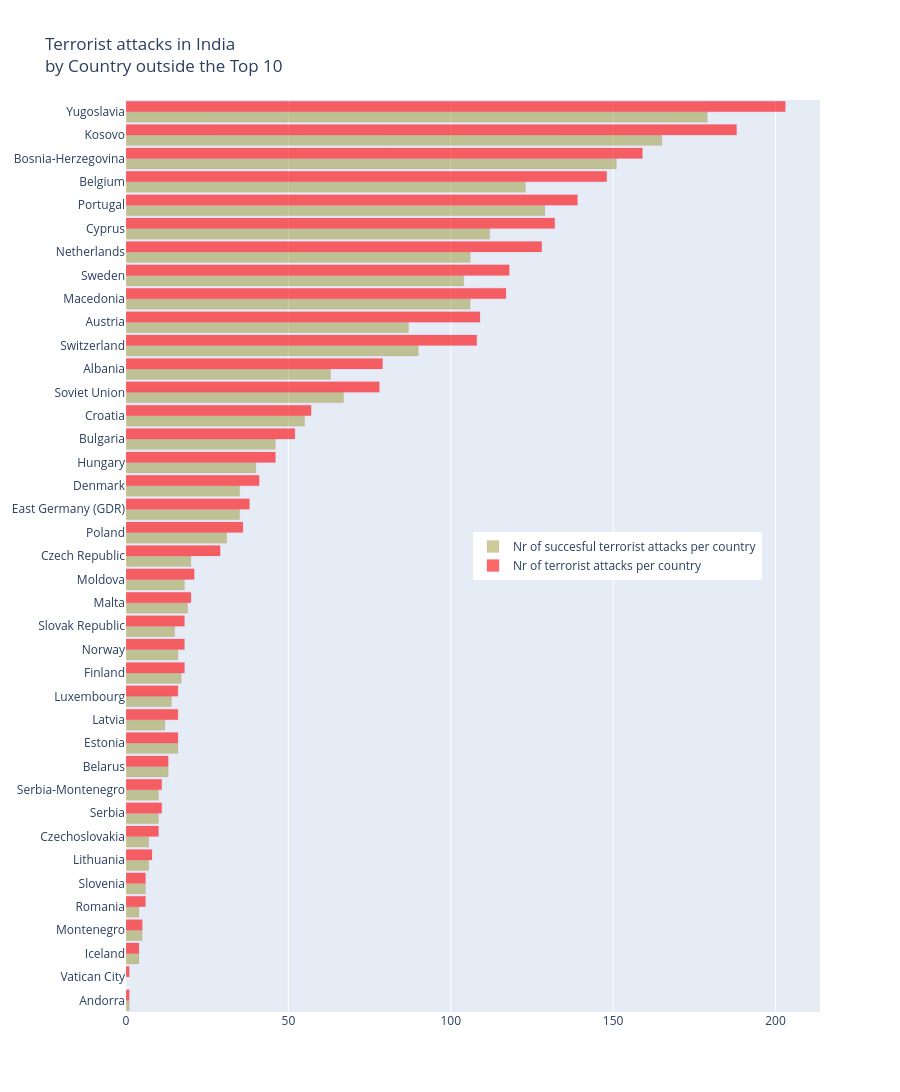

The notebook cell this image was saved under:
### Code cell
trace1 = go.Bar(
    y=['Andorra','Vatican City','Iceland','Montenegro','Romania','Slovenia','Lithuania','Czechoslovakia',
       'Serbia','Serbia-Montenegro','Belarus','Estonia','Latvia','Luxembourg','Finland','Norway','Slovak Republic',
       'Malta','Moldova','Czech Republic','Poland','East Germany (GDR)','Denmark','Hungary','Bulgaria','Croatia',
       'Soviet Union','Albania','Switzerland','Austria','Macedonia','Sweden','Netherlands','Cyprus','Portugal',
       'Belgium','Bosnia-Herzegovina','Kosovo','Yugoslavia'],
    x=[1,1,4,5,6,6,8,10,11,11,13,16,16,16,18,18,18,20,21,29,36,38,41,46,52,57,78,79,108,109,117,118,128,132,139,148,159,188,203],
    name='Nr of terrorist attacks per country',
    orientation = 'h',
    marker = dict(
        color = 'rgba(255,0,0, 0.6)',
        line = dict(
            color = 'rgba(246, 78, 139, 0.2)',
            width = 1)))

trace2 = go.Bar(
    y=['Andorra','Vatican City','Iceland','Montenegro','Romania','Slovenia','Lithuania','Czechoslovakia',
       'Serbia','Serbia-Montenegro','Belarus','Estonia','Latvia','Luxembourg','Finland','Norway','Slovak Republic',
       'Malta','Moldova','Czech Republic','Poland','East Germany (GDR)','Denmark','Hungary','Bulgaria','Croatia',
       'Soviet Union','Albania','Switzerland','Austria','Macedonia','Sweden','Netherlands','Cyprus','Portugal',
       'Belgium','Bosnia-Herzegovina','Kosovo','Yugoslavia'],
    x=[1,0,4,5,4,6,7,7,10,10,13,16,12,14,17,16,15,19,18,20,31,35,35,40,46,55,67,63,90,87,106,104,106,112,129,123,151,165,179],
    name='Nr of succesful terrorist attacks per country',
    orientation = 'h',
    marker = dict(
        color = 'rgba(128,128,0, 0.4)',
        line = dict(
            color = 'rgba(246, 78, 139, 0.2)',
            width = 0.5)))

data = [trace2, trace1]
layout = go.Layout(
    legend=dict(x=0.5, y=0.5), # placing legend in the middle
    title = 'Terrorist attacks in India <br>by Country outside the Top 10',
    barmode='group',
    bargap=0.1,
    #bargroupgap=0.1,
    autosize=False,
    width=900,
    height=1500,
)

fig = go.Figure(data=data, layout=layout)
#iplot(fig)
fig.show()

### Figure 1 — Plotly figure (JSON) as saved in the notebook; plotly's stock layout.template omitted (floating-point values rounded to 4 significant figures)
{"data": [{"marker": {"color": "rgba(128,128,0, 0.4)", "line": {"color": "rgba(246, 78, 139, 0.2)", "width": 0.5}}, "name": "Nr of succesful terrorist attacks per country", "orientation": "h", "type": "bar", "x": [1, 0, 4, 5, 4, 6, 7, 7, 10, 10, 13, 16, 12, 14, 17, 16, 15, 19, 18, 20, 31, 35, 35, 40, 46, 55, 67, 63, 90, 87, 106, 104, 106, 112, 129, 123, 151, 165, 179], "y": ["Andorra", "Vatican City", "Iceland", "Montenegro", "Romania", "Slovenia", "Lithuania", "Czechoslovakia", "Serbia", "Serbia-Montenegro", "Belarus", "Estonia", "Latvia", "Luxembourg", "Finland", "Norway", "Slovak Republic", "Malta", "Moldova", "Czech Republic", "Poland", "East Germany (GDR)", "Denmark", "Hungary", "Bulgaria", "Croatia", "Soviet Union", "Albania", "Switzerland", "Austria", "Macedonia", "Sweden", "Netherlands", "Cyprus", "Portugal", "Belgium", "Bosnia-Herzegovina", "Kosovo", "Yugoslavia"]}, {"marker": {"color": "rgba(255,0,0, 0.6)", "line": {"color": "rgba(246, 78, 139, 0.2)", "width": 1}}, "name": "Nr of terrorist attacks per country", "orientation": "h", "type": "bar", "x": [1, 1, 4, 5, 6, 6, 8, 10, 11, 11, 13, 16, 16, 16, 18, 18, 18, 20, 21, 29, 36, 38, 41, 46, 52, 57, 78, 79, 108, 109, 117, 118, 128, 132, 139, 148, 159, 188, 203], "y": ["Andorra", "Vatican City", "Iceland", "Montenegro", "Romania", "Slovenia", "Lithuania", "Czechoslovakia", "Serbia", "Serbia-Montenegro", "Belarus", "Estonia", "Latvia", "Luxembourg", "Finland", "Norway", "Slovak Republic", "Malta", "Moldova", "Czech Republic", "Poland", "East Germany (GDR)", "Denmark", "Hungary", "Bulgaria", "Croatia", "Soviet Union", "Albania", "Switzerland", "Austria", "Macedonia", "Sweden", "Netherlands", "Cyprus", "Portugal", "Belgium", "Bosnia-Herzegovina", "Kosovo", "Yugoslavia"]}], "layout": {"autosize": false, "bargap": 0.1, "barmode": "group", "height": 1500, "legend": {"x": 0.5, "y": 0.5}, "title": {"text": "Terrorist attacks in India <br>by Country outside the Top 10"}, "width": 900}}
